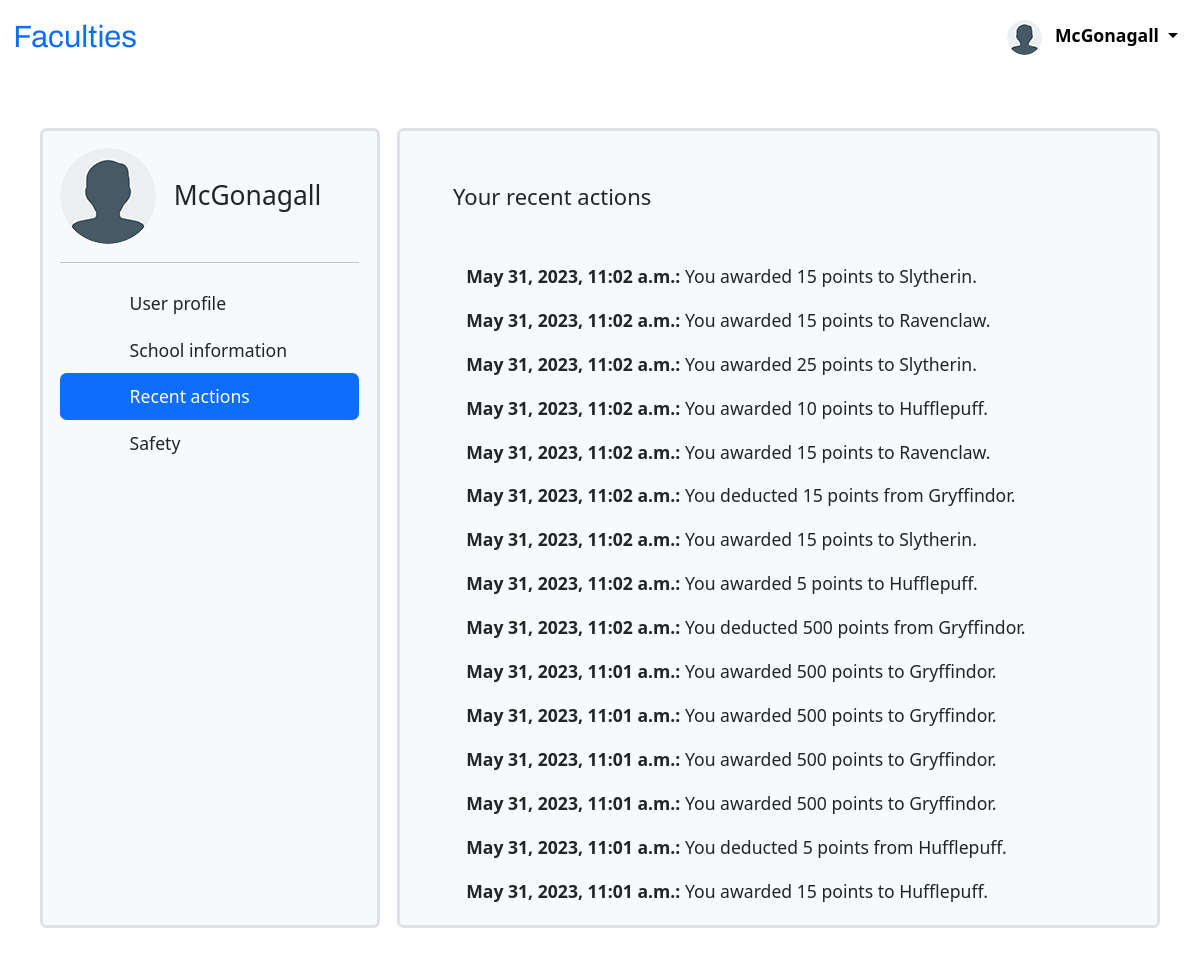
/account/recent_actions/ (signed in), run on the app's committed database.
### faculty/models.py (models this page shows, shortened)
class Teacher(AbstractUser):
    school = models.ForeignKey('School', blank=True, null=True, on_delete=models.SET_NULL)
    teacher_image = ThumbnailerImageField(null=True, blank=True, upload_to=user_image_path, verbose_name='Profile image')
    class Meta(AbstractUser.Meta):
        pass

class Action(models.Model):
    KINDS = (
        ('a', 'award'),
        ('b', 'deduct'),
    )
    teacher = models.ForeignKey('Teacher', blank=True, null=True, on_delete=models.CASCADE)
    faculty = models.ForeignKey('House', blank=True, null=True, on_delete=models.CASCADE)
    amount = models.PositiveIntegerField()
    action_type = models.CharField(max_length=1, choices=KINDS, default='a')
    timestamp = models.DateTimeField(auto_now_add=True)
    comment = models.TextField(max_length=1000, blank=True, null=True,)
    def my_profile_action(self):
        if self.action_type == 'a':
            return 'You awarded {} points to {}.'.format(self.amount, self.faculty)
        else:
            return 'You deducted {} points from {}.'.format(self.amount, self.faculty)

class House(models.Model):
    school = models.ForeignKey(School, on_delete=models.CASCADE)
    name = models.CharField(max_length=255)
    points = models.IntegerField(default=0)
    slug = models.SlugField(max_length=255, unique=True, db_index=True, blank=True, null=True, verbose_name='URL')
    def __str__(self):
        return self.name
    class Meta:
        unique_together = ('school', 'name',)

### faculty/views.py (the view)
# urls.py: path('account/recent_actions/', profile_recent_actions, name='profile_recent_actions'),
@login_required
def profile_recent_actions(request):
    user_action_list = Action.objects.filter(Q(teacher=request.user) & Q(faculty__school=request.user.school)).order_by('-id')
    pagination_range = 15
    paginator = Paginator(user_action_list, pagination_range)
    page_number = request.GET.get("page")
    page_obj = paginator.get_page(page_number)
    context = {'title': 'Your recent actions',
               'user_action_list': user_action_list,
               'profile_sidebar': profile_sidebar,
               'context_sidebar_pos': 3,
               'page_obj': page_obj}
    return render(request, 'faculty/profile_recent_actions.html', context)

### faculty/templates/faculty/profile_recent_actions.html (shortened to what this page needs)
{% extends 'faculty/profile_base.html' %}
{% block content %}
{{ block.super }}
          <section class="col p-5 ms-3 bg-light border border-3 rounded-2" style="height: 100%;">
      <h5> {{ title }} </h5>
            <div class="container mt-5">
        {% if not user_action_list %}
              <p>No actions so far...</p>
        {% else %}
        {% for action in page_obj %}
        <p><b>{{ action.timestamp }}:</b> {{ action.my_profile_action }}</p>
        {% endfor %}
        {% endif %}
        </div>
</section>
</div>
</div>
{% endblock content %}

### faculty/templates/faculty/profile_base.html (shortened to what this page needs)
{% extends 'faculty/base.html' %}
{% load thumbnail %}
{% block content %}
<div class="mainthing-profile p-5">
    <div class="row" style="height: 100%;">
    <div class="d-flex flex-column flex-shrink-0 p-3 bg-light border border-3 rounded-2" style="width: 340px; height: 100%;">
    <a href="/" class="d-flex align-items-center mb-3 mb-md-0 me-md-auto link-dark text-decoration-none">
        <img src="{{ thumbnail_default_url }}" class="rounded-circle me-3">
      <span class="fs-4" style="word-wrap: break-word;">{{ user.username }}</span>
    </a>
    <hr>
    <ul class="nav nav-pills flex-column mb-auto">
      {% for item in profile_sidebar %}
        {% if item.sidebar_pos == context_sidebar_pos %}
       <li class="nav-item">
        <a href="{% url item.url_name %}" class="nav-link active" aria-current="page">
          <svg class="bi me-2" width="16" height="16"><use xlink:href="#home"/></svg>
          {{ item.title }}
        </a>
      </li>
          {% else %}
      <li>
        <a href="{% url item.url_name %}" class="nav-link link-dark">
          <svg class="bi me-2" width="16" height="16"><use xlink:href="#grid"/></svg>
          {{ item.title }}
        </a>
      </li>
      {% endif %}
      {% endfor %}
    </ul>
  </div>
{% endblock content %}

### faculty/templates/faculty/base.html (shortened to what this page needs)
    {% load static %}
    {% load bootstrap5 %}
    {% bootstrap_css %}
    {% load thumbnail %}
<!DOCTYPE html>
<html lang="en">
<head>
    <link href="https://cdn.jsdelivr.net/npm/bootstrap@5.3.0-alpha3/dist/css/bootstrap.min.css" rel="stylesheet">
    <link type="text/css" rel="stylesheet" href="{% static 'faculty/css/styles.css' %}">
</head>
<body>
<header>
    {% if user.is_authenticated %}
<nav class="navbar navbar-expand-lg navbar-light">
  <div class="container-fluid">
    <a class="navbar-brand logo fs-3 text-primary" href="{% url 'index' %}">Faculties</a>
    <div class="collapse navbar-collapse" id="navbarSupportedContent">
        <ul class="navbar-nav">
        <li class="nav-item dropdown">
          <a class="nav-link active dropdown-toggle" href="#" role="button" data-bs-toggle="dropdown" aria-expanded="false">
              <img src="{{ thumbnail_small_url }}" alt="" class="rounded-circle me-2">
              <strong>{{ user.username }}</strong>
          </a>
        </li>
        </ul>
    </div>
  </div>
    {% else %}
    <nav class="navbar navbar-expand-lg navbar-light">
  <div class="container-fluid">
    <a class="navbar-brand logo fs-3 text-primary" href="{% url 'index' %}">Faculties</a>
  </div>
    </nav>
    {% endif %}
</header>
<main>
{% block content %}
{% endblock %}
</main>
</body>
</html>

### faculty/static/faculty/css/styles.css (style rules this page uses)
.logo { font-family: 'Archivo', sans-serif; }
html { font-size: 110%; }
main { min-height: 100vh; }
.mainthing-profile { min-height: 90vh; }
.nav-link { font-size: 1.5 em; padding: 10px; padding-left: 40px; padding-right: 40px; }

### data on the page
Teacher: username "McGonagall"
Action: timestamp "May 31, 2023, 11:02 a.m.", my_profile_action "You awarded 15 points to Slytherin."
Action: timestamp "May 31, 2023, 11:02 a.m.", my_profile_action "You awarded 15 points to Ravenclaw."
Action: timestamp "May 31, 2023, 11:02 a.m.", my_profile_action "You awarded 25 points to Slytherin."
Action: timestamp "May 31, 2023, 11:02 a.m.", my_profile_action "You awarded 10 points to Hufflepuff."
Action: timestamp "May 31, 2023, 11:02 a.m.", my_profile_action "You awarded 15 points to Ravenclaw."
Action: timestamp "May 31, 2023, 11:02 a.m.", my_profile_action "You deducted 15 points from Gryffindor."
Action: timestamp "May 31, 2023, 11:02 a.m.", my_profile_action "You awarded 15 points to Slytherin."
Action: timestamp "May 31, 2023, 11:02 a.m.", my_profile_action "You awarded 5 points to Hufflepuff."
Action: timestamp "May 31, 2023, 11:02 a.m.", my_profile_action "You deducted 500 points from Gryffindor."
Action: timestamp "May 31, 2023, 11:01 a.m.", my_profile_action "You awarded 500 points to Gryffindor."
Action: timestamp "May 31, 2023, 11:01 a.m.", my_profile_action "You awarded 500 points to Gryffindor."
Action: timestamp "May 31, 2023, 11:01 a.m.", my_profile_action "You awarded 500 points to Gryffindor."
Action: timestamp "May 31, 2023, 11:01 a.m.", my_profile_action "You awarded 500 points to Gryffindor."
Action: timestamp "May 31, 2023, 11:01 a.m.", my_profile_action "You deducted 5 points from Hufflepuff."
Action: timestamp "May 31, 2023, 11:01 a.m.", my_profile_action "You awarded 15 points to Hufflepuff."

### other printed values
{{ item.title }} "User profile" "School information" "Safety"
{{ item.title }} "Recent actions"
{{ title }} "Your recent actions"
